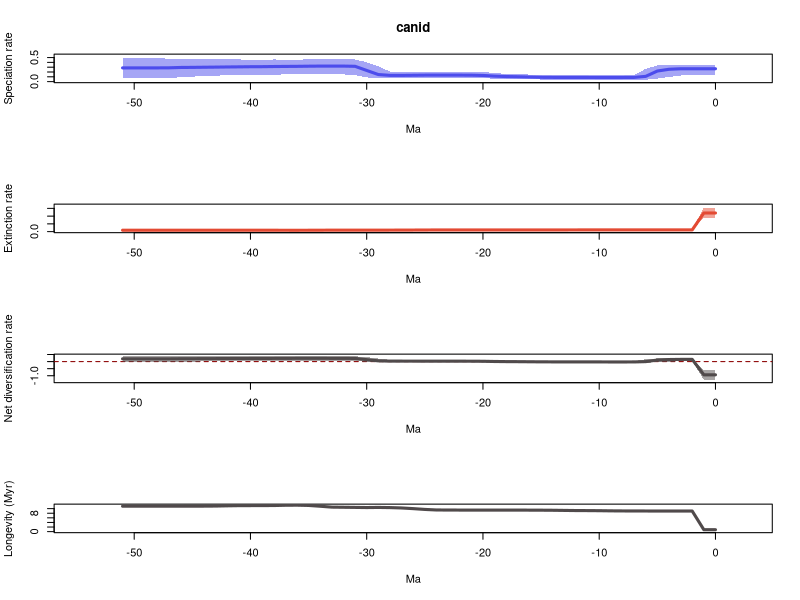

Here is the R script that generated this plot:
# 1 files combined:
# 	/home/eeb177-student/Desktop/eeb-177/lab-work/exercise-9/longer-pyrate-run/pyrate_mcmc_logs/canid_occ_1_marginal_rates.log

# 95% HPDs calculated using code from Biopy (https://www.cs.auckland.ac.nz/~yhel002/biopy/)

pdf(file='/home/eeb177-student/Desktop/eeb-177/lab-work/exercise-9/longer-pyrate-run/pyrate_mcmc_logs/canid_occ_1_marginal_rates_RTT.pdf',width=0.6*9, height=16.8)
par(mfrow=c(4,1))
library(scales)
L_hpd_m95=c(0.127352346246, 0.127352346246,0.127352346246,0.127352346246,0.0972462216934,0.0643116930522,0.0401307133813,0.0406758458532,0.0406758458532,0.0430354359897,0.0431236335976,0.0430354359897,0.0430354359897,0.043382253795,0.043382253795,0.0434830903893,0.0495101892476,0.0537037437319,0.0558360808942,0.0572934651074,0.0752042970658,0.0842967308431,0.0856106905957,0.0855160697072,0.0856106905957,0.0855160697072,0.0850655104055,0.0777696693447,0.0806516682382,0.0784644246192,0.0870808000781,0.136684657549,0.150071266253,0.149551217634,0.149002847518,0.150461942524,0.151442570529,0.149551217634,0.145835003862,0.138058478425,0.138058478425,0.130907773834,0.130283064044,0.12521906426,0.121181296803,0.103090785266,0.0949166004809,0.0688227680023,0.0665862788133,0.0775948928395,0.0708010616352,0.0708010616352)
L_hpd_M95=c(0.345491806933, 0.345491806933,0.345296082916,0.345491806933,0.346152473258,0.335070744194,0.265804833199,0.135653530333,0.130907773834,0.131940498088,0.13152937182,0.130907773834,0.130428082721,0.130907773834,0.132222868082,0.135185633241,0.147050468415,0.156421601977,0.163731608546,0.176313424351,0.202471287971,0.203121001708,0.201947404003,0.201519780397,0.201947404003,0.201680507524,0.203121001708,0.204255585686,0.20914432002,0.318525215942,0.403208377696,0.46010587462,0.463905923994,0.46230561124,0.460573948367,0.46010587462,0.45939513601,0.458664168033,0.46010587462,0.455336968261,0.45849105689,0.46010587462,0.468187828949,0.468187828949,0.470020712547,0.460743153278,0.475593942151,0.478160572749,0.484550472412,0.499598943433,0.493653383481,0.493653383481)
M_hpd_m95=c(0.900407635089, 0.900407635089,0.0867261839849,0.0867261839849,0.0867261839849,0.0867261839849,0.0870524111667,0.0869045023328,0.0870524111667,0.0867261839849,0.0853824995537,0.0853824995537,0.0867261839849,0.0848039423936,0.0853824995537,0.0853824995537,0.0853824995537,0.0853824995537,0.0853824995537,0.0853824995537,0.0853824995537,0.0853165673394,0.0853824995537,0.0834240506739,0.0834240506739,0.073828739091,0.0571756971327,0.0523139368498,0.0496895709747,0.0496895709747,0.0496895709747,0.0497108546705,0.0485295203857,0.0431167530752,0.0372511950267,0.0282075325389,0.0216088090999,0.0210241239733,0.0216088090999,0.0206902146302,0.0203992535725,0.0158990709476,0.0138170423427,0.0216088090999,0.0206902146302,0.0203992535725,0.0203992535725,0.0203992535725,0.0203992535725,0.0203992535725,0.0203992535725,0.0203992535725)
M_hpd_M95=c(1.55090487674, 1.55090487674,0.141983402373,0.141983402373,0.141983402373,0.141937671803,0.141983402373,0.14086617719,0.140768909609,0.139553751527,0.135647981915,0.134327774441,0.134563370806,0.131652663842,0.130797746086,0.130601839165,0.130601839165,0.130601839165,0.130601839165,0.130601839165,0.130601839165,0.130431937654,0.130601839165,0.129430656857,0.130268312595,0.133117939781,0.127770313988,0.126810226667,0.124998565142,0.125571657539,0.125157554202,0.126284898287,0.126810226667,0.125325110863,0.128195170101,0.129420886844,0.125193909991,0.126810226667,0.131707404531,0.131707404531,0.132468495148,0.131707404531,0.132468495148,0.143283528132,0.143283528132,0.143283528132,0.143283528132,0.143283528132,0.143283528132,0.143283528132,0.143283528132,0.143283528132)
R_hpd_m95=c(-1.28639511437, -1.28639511437,0.0275378347309,0.0271895706402,-0.0127189783918,-0.0503068472894,-0.0743927144428,-0.0776228226332,-0.0734409822897,-0.0734409822897,-0.0734409822897,-0.0680378977365,-0.0680378977365,-0.0668338444238,-0.0655129890969,-0.0659304807085,-0.0627182471154,-0.0631025709431,-0.0627182471154,-0.053893981268,-0.0403606698772,-0.0304315387295,-0.0284231871315,-0.0284231871315,-0.0284231871315,-0.029852813977,-0.0331849057656,-0.0324783084117,-0.0356586081464,-0.040536456511,-0.0185588295729,0.0381752469242,0.0505826482687,0.04267319262,0.0474423645176,0.0539225949893,0.0591875979541,0.0560114009478,0.0407702491611,0.0359497088248,0.0239687421339,0.0247600072816,0.0239687421339,0.0138273568537,0.00960758163689,-0.000519026581618,-0.000662592264517,-0.0557605081472,-0.0520781287151,-0.0557605081472,-0.0557605081472,-0.0557605081472)
R_hpd_M95=c(-0.611670084626, -0.611670084626,0.248710882685,0.248710882685,0.244882788923,0.224446792382,0.165018031366,0.0317323161137,0.0294565829041,0.0276775736237,0.0267362419012,0.0317323161137,0.0317323161137,0.0305962726041,0.0305333337149,0.0322502075617,0.0430852814756,0.0497431077491,0.0563638955104,0.0746186122047,0.092365050697,0.101795867191,0.101433936146,0.101199780584,0.101376590583,0.101999558715,0.108531651001,0.124494837124,0.124494837124,0.215568827542,0.32111539235,0.372371474489,0.37946070008,0.373265793709,0.378943356788,0.38604866456,0.38604866456,0.38604866456,0.378943356788,0.378943356788,0.375940405218,0.38604866456,0.38973924294,0.38604866456,0.38604866456,0.386083156983,0.411780319179,0.395477626705,0.408063336866,0.407425673574,0.407425673574,0.407425673574)
L_mean=c(0.267489518468, 0.267489518468,0.267443870516,0.267211378434,0.25636555542,0.220060906265,0.109275083097,0.0875788696312,0.086228562515,0.0859026809994,0.08618904736,0.0864963389937,0.0866540048055,0.0868038107128,0.0877137419774,0.0893148915984,0.0950985797284,0.101322310325,0.105552476782,0.114121548629,0.128497578314,0.13415048044,0.135158205462,0.135499758139,0.135322717011,0.134932553659,0.132345153014,0.129910978546,0.130265264709,0.146906048441,0.232083948857,0.318166034533,0.322547563897,0.322975648465,0.322638488081,0.320553377413,0.317550433929,0.315794269247,0.313579299534,0.310666638054,0.309638427191,0.306968581847,0.304533913925,0.301330426602,0.298865100253,0.2960967355,0.294235830125,0.286978156867,0.285596803003,0.285746367798,0.285639051673,0.285576383922)
M_mean=c(1.20144614224, 1.20144614224,0.111810171081,0.111804796217,0.111809581345,0.111656734539,0.11152724394,0.111282099739,0.111184172252,0.110719597096,0.109889247368,0.109433491573,0.109186009801,0.108460606376,0.10771050941,0.107294372404,0.107077431067,0.106836322997,0.106784261598,0.106791780583,0.106791780583,0.106777022877,0.106737079948,0.106538280513,0.106242041809,0.103619956339,0.10004711329,0.0972107837035,0.0957300319481,0.0950439941446,0.0955648255617,0.0949585842362,0.0944090527709,0.0938916936201,0.0906041243641,0.087846558876,0.0869794141113,0.0872476431335,0.0881144864185,0.0882634870169,0.0884127625095,0.0885289853284,0.089128644284,0.0899484876105,0.0902465993506,0.0904378155022,0.0904684205698,0.0904684205698,0.0904684205698,0.0904684205698,0.0904684205698,0.0904684205698)
R_mean=c(-0.933956623774, -0.933956623774,0.155633699435,0.155406582217,0.144555974075,0.108404171725,-0.00225216084312,-0.0237032301081,-0.0249556097373,-0.0248169160961,-0.0237002000083,-0.0229371525791,-0.022532004995,-0.0216567956633,-0.0199967674322,-0.0179794808051,-0.0119788513386,-0.00551401267236,-0.001231784816,0.00732976804662,0.0217057977314,0.0273734575636,0.0284211255135,0.0289614776262,0.0290806752016,0.0313125973193,0.0322980397241,0.0327001948426,0.0345352327608,0.0518620542965,0.136519123295,0.223207450297,0.228138511127,0.229083954844,0.232034363717,0.232706818538,0.230571019818,0.228546626113,0.225464813116,0.222403151037,0.221225664681,0.218439596519,0.215405269641,0.211381938991,0.208618500903,0.205658919998,0.203767409555,0.196509736297,0.195128382433,0.195277947228,0.195170631103,0.195107963352)
trans=0.5
age=(0:(52-1))* -1
plot(age,age,type = 'n', ylim = c(0, 0.549558837776), xlim = c(-54.6,2.6), ylab = 'Speciation rate', xlab = 'Ma',main='canid' )
polygon(c(age, rev(age)), c(L_hpd_M95, rev(L_hpd_m95)), col = alpha("#4c4cec",trans), border = NA)
lines(rev(age), rev(L_mean), col = "#4c4cec", lwd=3)
plot(age,age,type = 'n', ylim = c(0, 1.70599536441), xlim = c(-54.6,2.6), ylab = 'Extinction rate', xlab = 'Ma' )
polygon(c(age, rev(age)), c(M_hpd_M95, rev(M_hpd_m95)), col = alpha("#e34a33",trans), border = NA)
lines(rev(age), rev(M_mean), col = "#e34a33", lwd=3)
plot(age,age,type = 'n', ylim = c(-1.4150346258, 0.452958351097), xlim = c(-54.6,2.6), ylab = 'Net diversification rate', xlab = 'Ma' )
abline(h=0,lty=2,col="darkred")
polygon(c(age, rev(age)), c(R_hpd_M95, rev(R_hpd_m95)), col = alpha("#504A4B",trans), border = NA)
lines(rev(age), rev(R_mean), col = "#504A4B", lwd=3)
plot(age,age,type = 'n', ylim = c(0, max(1/M_mean)), xlim = c(-54.6,2.6), ylab = 'Longevity (Myr)', xlab = 'Ma' )
lines(rev(age), rev(1/M_mean), col = "#504A4B", lwd=3)
n <- dev.off()